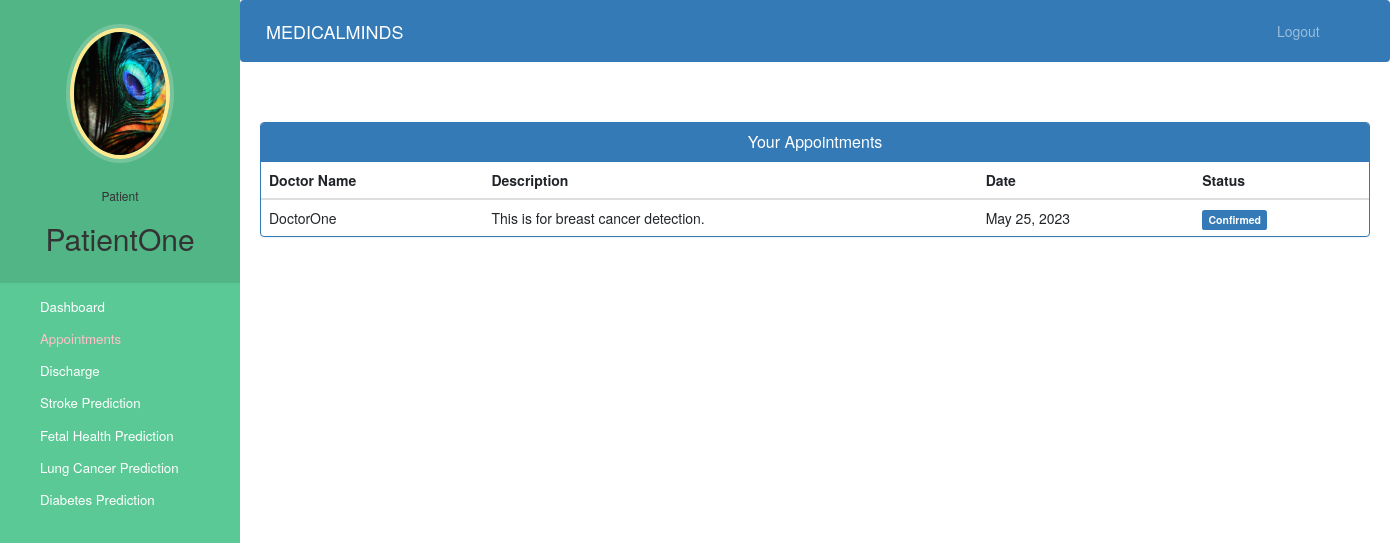
Page /patient-view-appointment (signed in) on the committed database.
### hospital/models.py (models this page shows, shortened)
class Patient(models.Model):
    user=models.OneToOneField(User,on_delete=models.CASCADE)
    profile_pic= models.ImageField(upload_to='profile_pic/PatientProfilePic/',null=True,blank=True)
    address = models.CharField(max_length=40)
    mobile = models.CharField(max_length=20,null=False)
    symptoms = models.CharField(max_length=100,null=False)
    assignedDoctorId = models.PositiveIntegerField(null=True)
    admitDate=models.DateField(auto_now=True)
    status=models.BooleanField(default=False)

class Appointment(models.Model):
    patientId=models.PositiveIntegerField(null=True)
    doctorId=models.PositiveIntegerField(null=True)
    patientName=models.CharField(max_length=40,null=True)
    doctorName=models.CharField(max_length=40,null=True)
    appointmentDate=models.DateField(auto_now=True)
    description=models.TextField(max_length=500)
    status=models.BooleanField(default=False)

### hospital/views.py (the view)
# urls.py: path('patient-view-appointment', views.patient_view_appointment_view,name='patient-view-appointment'),
@login_required(login_url='patientlogin')
@user_passes_test(is_patient)
def patient_view_appointment_view(request):
    patient=models.Patient.objects.get(user_id=request.user.id) #for profile picture of patient in sidebar
    appointments=models.Appointment.objects.all().filter(patientId=request.user.id)
    return render(request,'hospital/patient_view_appointment.html',{'appointments':appointments,'patient':patient})

### hospital/views.py (called while the page is built)
def is_patient(user):
    return user.groups.filter(name='PATIENT').exists()

### templates/hospital/patient_view_appointment.html (shortened to what this page needs)
{% extends 'hospital/patient_base.html' %} {% block content %}
<head>
	<link
		href="//netdna.bootstrapcdn.com/bootstrap/3.0.0/css/bootstrap.min.css"
		rel="stylesheet"
		id="bootstrap-css"
	/>
</head>
<div class="container">
	<div class="panel panel-primary">
		<div class="panel-heading">
			<h6 class="panel-title">Your Appointments</h6>
		</div>
		<table class="table table-hover" id="dev-table">
			<thead>
				<tr>
					<th>Doctor Name</th>
					<th>Description</th>
					<th>Date</th>
					<th>Status</th>
				</tr>
			</thead>
			{% for a in appointments %}
			<tr>
				<td>{{a.doctorName}}</td>
				<td>{{a.description}}</td>
				<td>{{a.appointmentDate}}</td>
				{% if a.status %}
				<td><span class="label label-primary">Confirmed</span></td>
				{% else %}
				<td><span class="label label-success">Pending</span></td>
				{% endif %}
			</tr>
			{% endfor %}
		</table>
	</div>
</div>
{% endblock content %}

### templates/hospital/patient_base.html (shortened to what this page needs)
<!DOCTYPE html>
{% load static %}
<html lang="en">
	<head>
		<link
			rel="stylesheet"
			href="https://stackpath.bootstrapcdn.com/bootstrap/4.3.1/css/bootstrap.min.css"
		/>
		<link
			rel="stylesheet"
			href="https://maxcdn.bootstrapcdn.com/font-awesome/4.7.0/css/font-awesome.min.css"
		/>
	</head>
	<body>
		<nav class="menu" tabindex="0">
			<header class="avatar">
				<img src="{% static patient.profile_pic.url %}" alt="Profile Pic" />
				<br /><br />
				<h6>Patient</h6>
				<h2>{{request.user.first_name}}</h2>
			</header>
			<ul>
				<li tabindex="0" class="icon-dashboard">
					<a
						style="color: white; text-decoration: none"
						href="/patient-dashboard"
						><span>Dashboard</span></a
					>
				</li>
				<li tabindex="0" class="icon-calendar">
					<a style="color: pink; text-decoration: none" href="/patient-appointment"><span>Appointments</span></a>
				</li>
				<li tabindex="0" class="icon-users">
					<a style="color: white; text-decoration: none" href="/patient-discharge"><span>Discharge</span></a>
				</li>
				<li tabindex="0" class="icon-users">
					<a style="color: white; text-decoration: none" href="/stroke-prediction"><span>Stroke Prediction</span></a>
				</li>
				<li tabindex="0" class="icon-users">
					<a style="color: white; text-decoration: none" href="/fetal-health-prediction"><span>Fetal Health Prediction</span></a>
				</li>
				<li tabindex="0" class="icon-users">
					<a style="color: white; text-decoration: none" href="/lung-cancer-prediction"><span>Lung Cancer Prediction</span></a>
				</li>
				<li tabindex="0" class="icon-users">
					<a style="color: white; text-decoration: none" href="/diabetes-prediction"><span>Diabetes Prediction</span></a>
				</li>
			</ul>
		</nav>
		<main>
			<div class="bs-example">
				<nav
					class="navbar navbar-expand-md navbar-dark fixed-top"
					style="background: #337ab7"
				>
					<a href="/patient-dashboard" class="navbar-brand">MEDICALMINDS</a>
					<div
						class="collapse navbar-collapse justify-content-between"
						id="navbarCollapse"
					>
						<div class="navbar-nav" style="margin-left: 90%">
							<a href="/logout" class="nav-item nav-link">Logout</a>
						</div>
					</div>
				</nav>
			</div>
			<br /><br />
			{% block content %} {% endblock content %}
		</main>
	</body>
</html>

### templates/hospital/patient_base.html (style rules this page uses)
a:link { text-decoration: none; }
a { color: white; }
body { padding-left: 240px; }
main { position: relative; height: 100vh; }
.menu { background: #5bc995; height: 100vh; width: 240px; position: fixed; top: 0px; left: 0; z-index: 5; outline: none; }
.menu .avatar { background: rgba(0, 0, 0, 0.1); padding: 2em 0.5em; text-align: center; }
.menu .avatar img { width: 100px; border-radius: 50%; overflow: hidden; border: 4px solid #ffea92; box-shadow: 0 0 0 4px rgba(255, 255, 255, 0.2); }
.menu .avatar h2 { font-weight: normal; margin-bottom: 0; }
.menu ul { list-style: none; padding: 0.5em 0; margin: 0; }
.menu ul li { padding: 0.5em 1em 0.5em 3em; font-size: 0.95em; font-weight: regular; background-repeat: no-repeat; background-position: left 15px center; background-size: auto 20px; transition: all 0.15s linear; cursor: pointer; }
.menu ul li.icon-dashboard { background-image: url("http://www.entypo.com/images//gauge.svg"); }
.menu ul li.icon-users { background-image: url("http://www.entypo.com/images//users.svg"); }
.menu ul li.icon-calendar { background-image: url("http://www.entypo.com/images//calendar.svg"); }

### templates/hospital/patient_view_appointment.html (style rules this page uses)
a:link { text-decoration: none; }
h6 { text-align: center; }

### rows in the picture
Patient: profile_pic (picture)
Appointment: doctorName "DoctorOne", description "This is for breast cancer detection.", appointmentDate "May 25, 2023", status "Confirmed"

### other values in the picture
{{ request.user.first_name }} "PatientOne"
